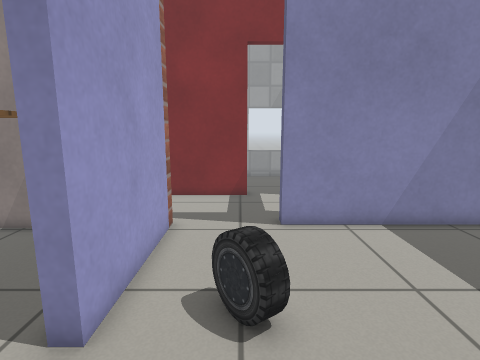
[1] (above)

24 first-person views from a walk through a world built for the Gazebo simulator. The camera is 0.9 m above the floor, tilts 10° down and sees 80° across. The lines on the ground mark 1 m squares. The floor is counted in squares, 0.25 m on a side. Each view is taken from the middle of a square. On the plan, view 1 faces up. The plan holds only what a view shows up to about 20 squares ahead; the rest is blank. The robots in the file are not drawn. Simple patterns stand in for the simulator's built-in surfaces. Some surface patterns are stand-ins.

[2]
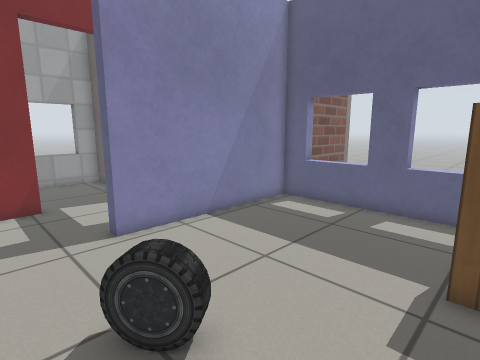

[3]
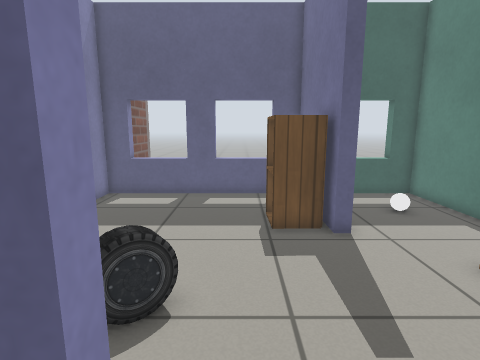

[4]
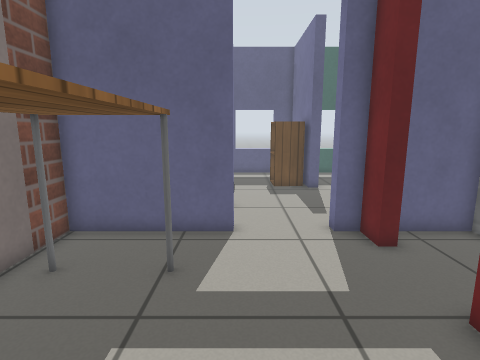

[5]
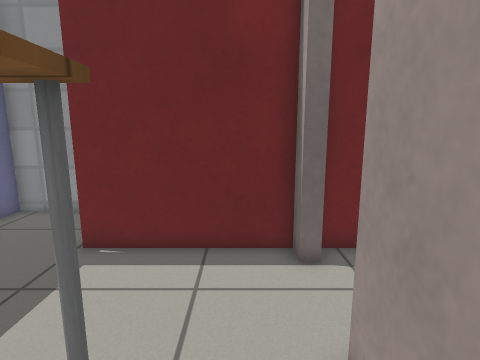

[6]
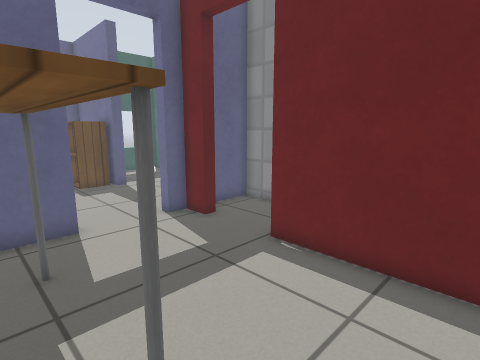

[7]
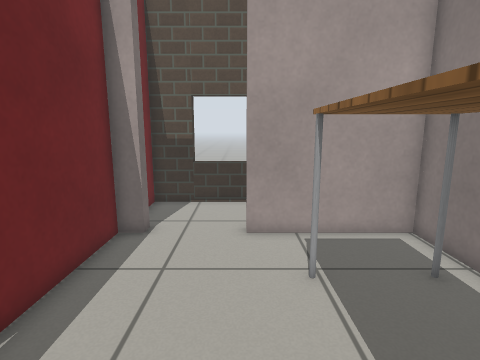

[8]
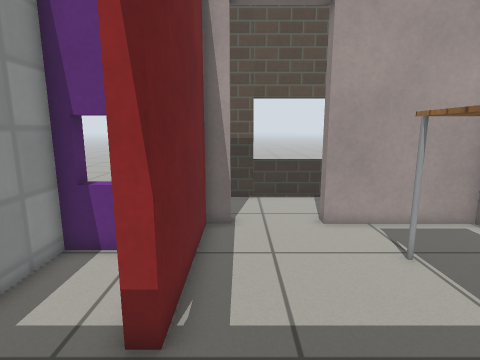

[9]
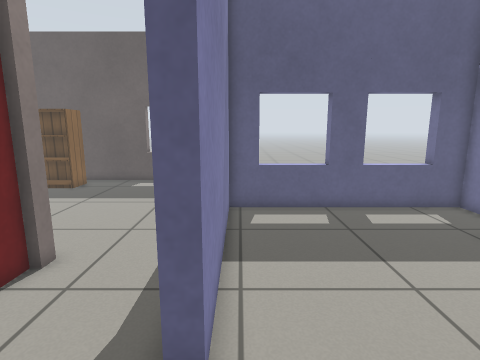

[10]
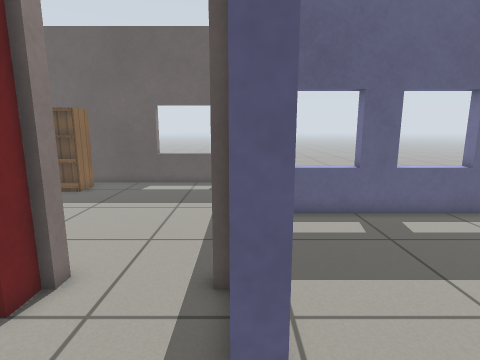

[11]
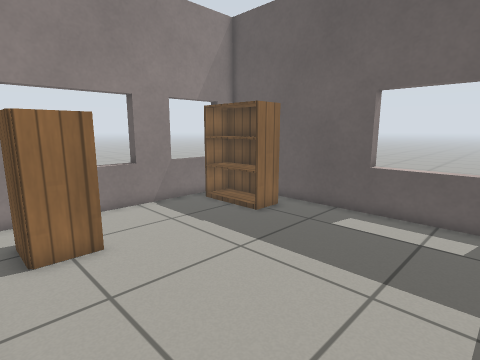

[12]
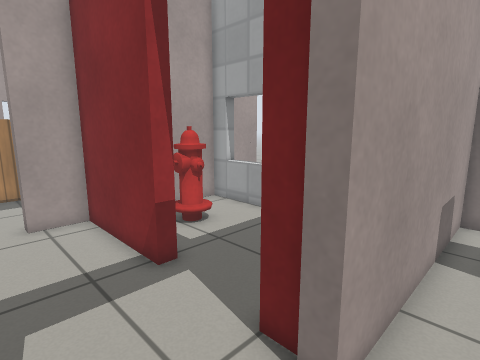

[13]
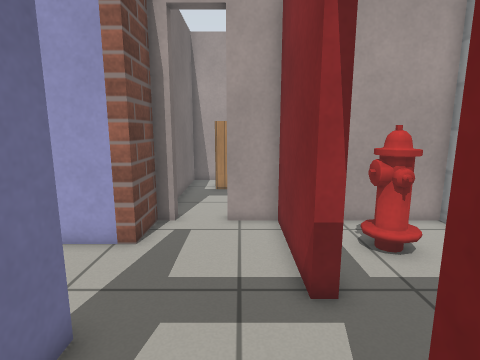

[14]
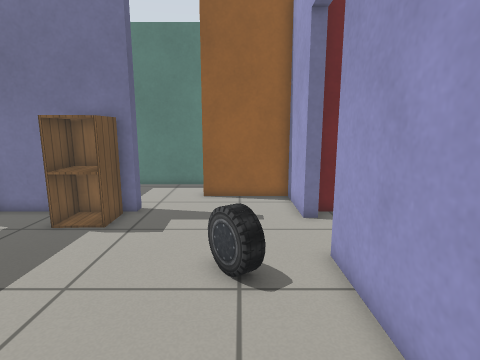

[15]
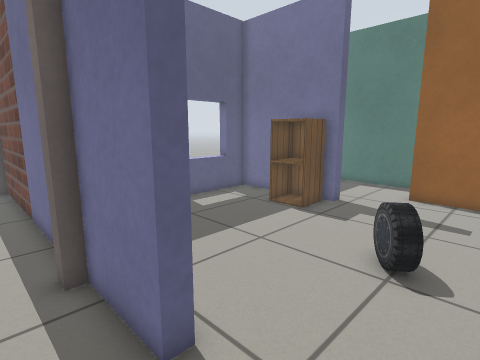

[16]
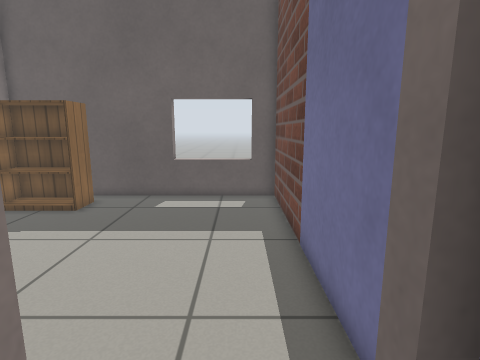

[17]
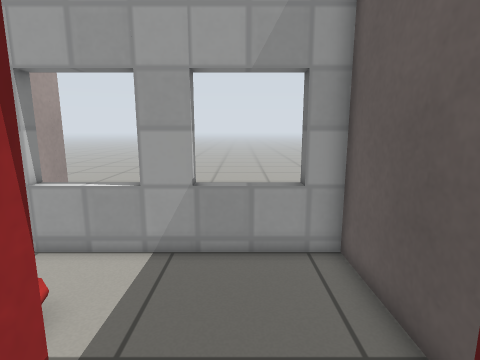

[18]
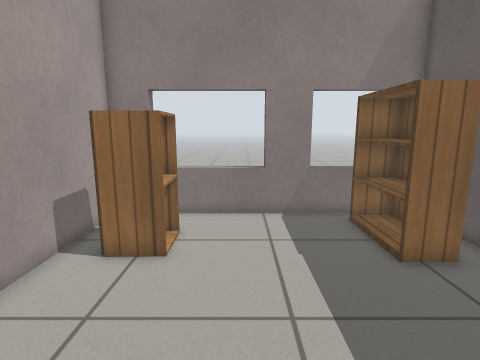

[19]
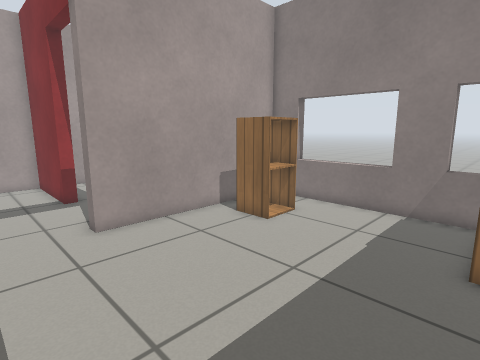

[20]
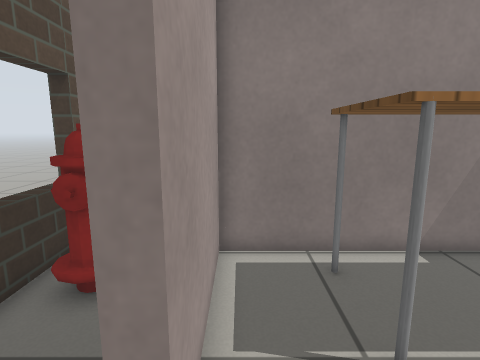

[21]
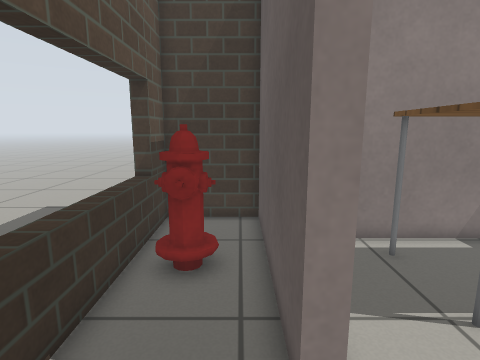

[22]
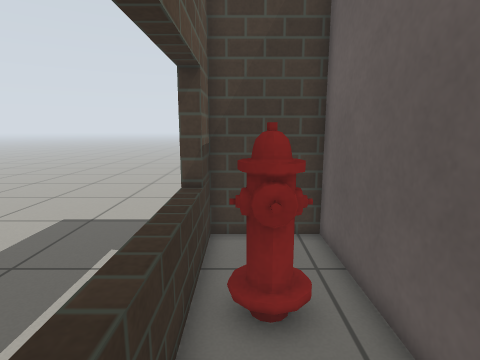

[23]
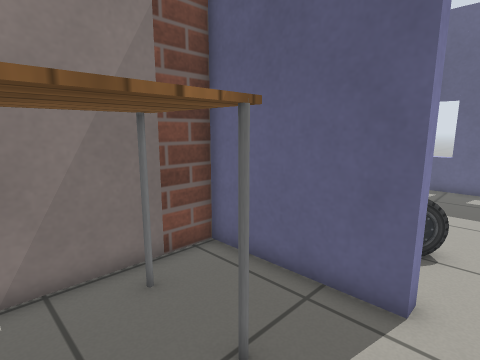

[24]
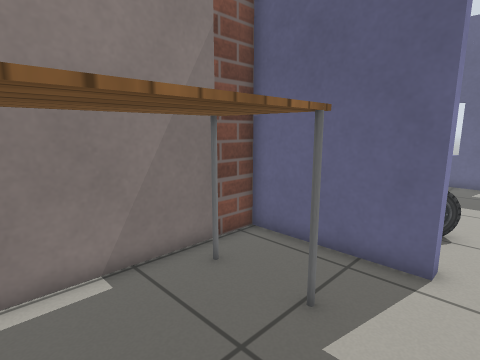

### Floor plan
Points are (right, up) in squares from view 1. A wall is a line through its corners. A room is listed if a view was taken in it or the views show most of it. See-through windows are left out.
Room 1 (views 1, 2)
walls: (4.6, -1) (4.6, -0.4); (7.4, -0.3) (11, -0.3) (11, 10.5) (1.6, 10.5); (-2.6, 0.6) (-2.6, -1.6); (-2.6, 9.4) (-2.6, 4.2)
ways out: open door at (-3, 2.5) to room 2; opening at (-0.5, 10.5) to room 3; opening at (1, -1)
objects: car (0, 4) to (1, 6); cabinet (5, 0) to (7, 2)
Room 2 (views 3, 4, 5, 6, 7, 8, 20, 23, 24)
walls: (-3.2, 4.2) (-3.2, 10.1) (-14.6, 10.1) (-14.6, 4.2); (-4.6, -0.3) (-3.2, -0.3); (-14.6, -0.3) (-8.2, -0.3) (-8.2, -1)
ways out: open door at (-3, 2.5) to room 1; open door at (-15, 2.5) to room 5; open door at (-6.3, -0.6)
objects: table (-12, 6) to (-6, 9)
Room 3 (views 9, 10, 14, 15, 16, 17)
walls: (0.4, 15.5) (-5, 15.5) (-5, 13.5); (1.6, 10.5) (1.6, 11.1) (5, 11.1); (5, 15.2) (5, 15.5) (3.9, 15.5); (-5, 10.7) (-2.6, 10.7) (-2.6, 9.4)
ways out: opening at (-0.5, 10.5) to room 1; open door at (5, 13.5) to room 4; open door at (2.5, 16) to room 6; open door at (-5, 13)
Room 4 (views 11, 12, 13, 18, 19)
walls: (6.5, 11.1) (18.4, 11.1) (18.4, 25) (5.6, 25) (5.6, 15.2)
ways out: open door at (5, 13.5) to room 3
objects: cabinet (7, 21) to (9, 23); bookshelf (15, 20) to (17, 24)
Room 5 (views 21, 22)
walls: (-15.2, 4.2) (-15.2, 12.5) (-19, 12.5) (-19, -0.3) (-15.5, -0.3)
ways out: open door at (-15, 2.5) to room 2
objects: fire hydrant (-18, 8) to (-17, 9)
Room 6 (no view inside)
walls: (5, 17.1) (5, 22) (-5, 22) (-5, 17.5)
ways out: open door at (2.5, 16) to room 3
objects: fire hydrant (-3, 18) to (-2, 19)
Room 7 (no view inside)
walls: (2.4, -6.7) (11, -6.7) (11, -4.5)
ways out: opening at (6.5, -3.5)

Positions as (right, up) in squares from view 1, and headings:
1: (0, 0), facing up
2: (-2, 1), facing up-right
3: (-5, 3), facing right
4: (-13, 4), facing right
5: (-13, 8), facing down
6: (-14, 7), facing down-right
7: (-5, 4), facing left
8: (-4, 1), facing left
9: (-2, 10), facing right
10: (-1, 11), facing right
11: (6, 12), facing up-right
12: (7, 12), facing up-left
13: (6, 14), facing left
14: (0, 12), facing down
15: (-2, 13), facing down-right
16: (3, 13), facing right
17: (2, 14), facing up
18: (11, 13), facing up
19: (16, 12), facing up-left
20: (-14, 2), facing up
21: (-16, 1), facing up
22: (-18, 3), facing up
23: (-9, 3), facing up-right
24: (-11, 3), facing up-right
